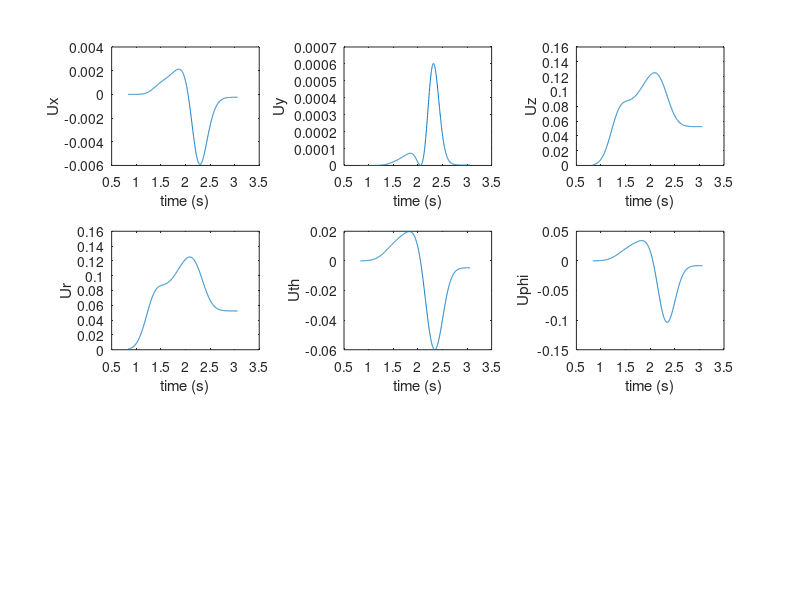

Write MATLAB code to recreate this figure.
load seis.csv
labels=cellstr(char('Ux', 'Uy', 'Uz', 'Ur', 'Uth', 'Uphi')); 

for i=1:6
    subplot(3,3,i)
    plot(seis(1,:), seis(i+1,:))
    xlabel('time (s)')
    ylabel(labels(i))
end



